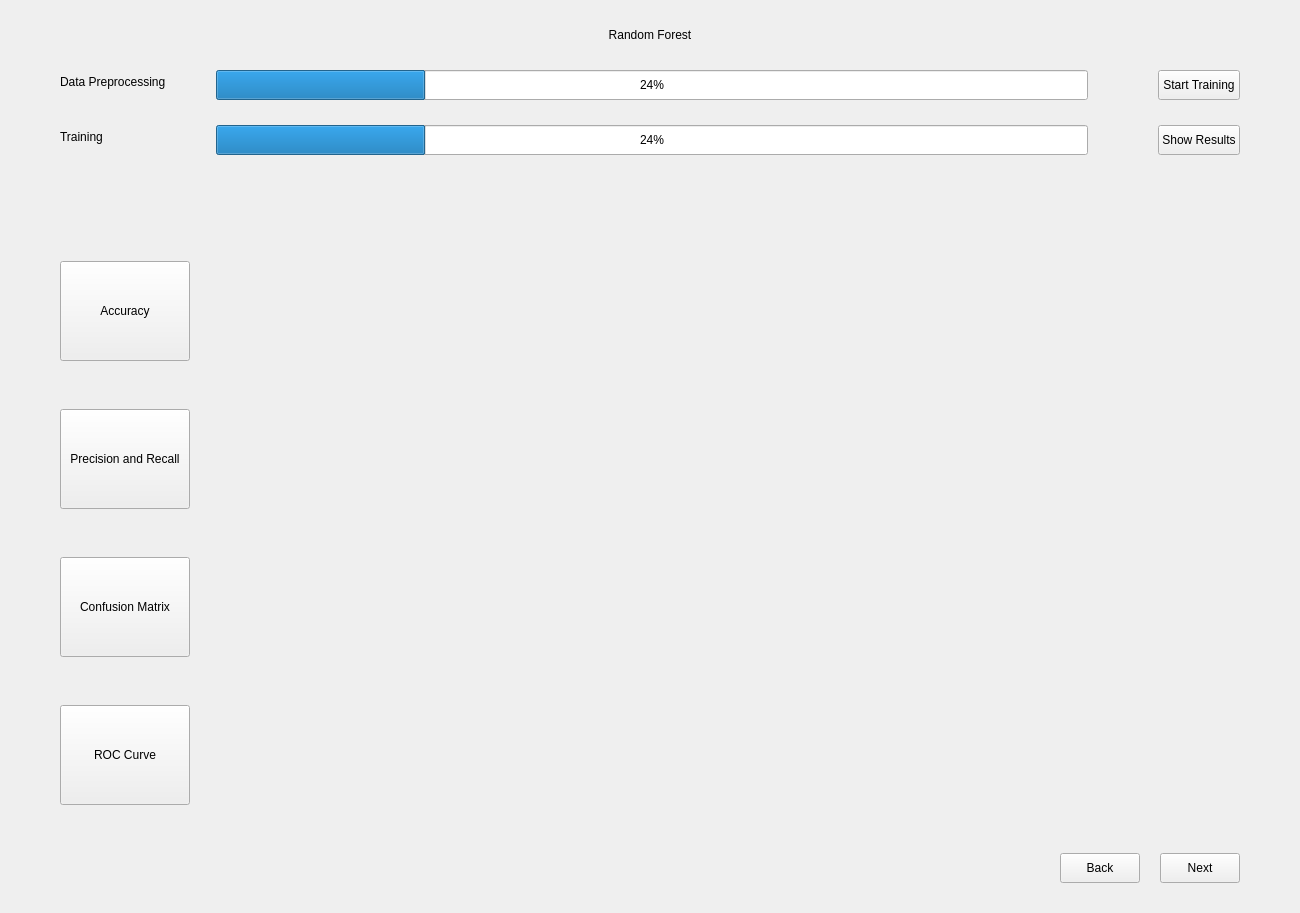
<?xml version="1.0" encoding="UTF-8"?>
<ui version="4.0">
 <class>random_forest</class>
 <widget class="QWidget" name="random_forest">
  <property name="geometry">
   <rect>
    <x>0</x>
    <y>0</y>
    <width>1300</width>
    <height>913</height>
   </rect>
  </property>
  <property name="minimumSize">
   <size>
    <width>1300</width>
    <height>850</height>
   </size>
  </property>
  <property name="windowTitle">
   <string>Form</string>
  </property>
  <layout class="QVBoxLayout" name="verticalLayout">
   <property name="spacing">
    <number>20</number>
   </property>
   <property name="leftMargin">
    <number>60</number>
   </property>
   <property name="topMargin">
    <number>20</number>
   </property>
   <property name="rightMargin">
    <number>60</number>
   </property>
   <property name="bottomMargin">
    <number>30</number>
   </property>
   <item>
    <widget class="QLabel" name="label_3">
     <property name="minimumSize">
      <size>
       <width>0</width>
       <height>30</height>
      </size>
     </property>
     <property name="styleSheet">
      <string notr="true">font: 14pt &quot;Segoe UI Historic&quot;;
</string>
     </property>
     <property name="text">
      <string>Random Forest</string>
     </property>
     <property name="alignment">
      <set>Qt::AlignCenter</set>
     </property>
    </widget>
   </item>
   <item>
    <layout class="QHBoxLayout" name="horizontalLayout">
     <item>
      <layout class="QFormLayout" name="formLayout">
       <property name="horizontalSpacing">
        <number>50</number>
       </property>
       <property name="verticalSpacing">
        <number>25</number>
       </property>
       <property name="rightMargin">
        <number>50</number>
       </property>
       <item row="0" column="0">
        <widget class="QLabel" name="label">
         <property name="text">
          <string>Data Preprocessing</string>
         </property>
        </widget>
       </item>
       <item row="1" column="0">
        <widget class="QLabel" name="label_2">
         <property name="text">
          <string>Training</string>
         </property>
        </widget>
       </item>
       <item row="0" column="1">
        <widget class="QProgressBar" name="preprocessProgressBar">
         <property name="minimumSize">
          <size>
           <width>0</width>
           <height>30</height>
          </size>
         </property>
         <property name="value">
          <number>24</number>
         </property>
        </widget>
       </item>
       <item row="1" column="1">
        <widget class="QProgressBar" name="trainProgressBar">
         <property name="minimumSize">
          <size>
           <width>0</width>
           <height>30</height>
          </size>
         </property>
         <property name="styleSheet">
          <string notr="true"/>
         </property>
         <property name="value">
          <number>24</number>
         </property>
        </widget>
       </item>
      </layout>
     </item>
     <item>
      <layout class="QVBoxLayout" name="verticalLayout_4">
       <property name="spacing">
        <number>25</number>
       </property>
       <item>
        <widget class="QPushButton" name="startTrainingButton">
         <property name="minimumSize">
          <size>
           <width>0</width>
           <height>30</height>
          </size>
         </property>
         <property name="text">
          <string>Start Training</string>
         </property>
        </widget>
       </item>
       <item>
        <widget class="QPushButton" name="showResultsButton">
         <property name="minimumSize">
          <size>
           <width>0</width>
           <height>30</height>
          </size>
         </property>
         <property name="text">
          <string>Show Results</string>
         </property>
        </widget>
       </item>
       <item>
        <spacer name="verticalSpacer">
         <property name="orientation">
          <enum>Qt::Vertical</enum>
         </property>
         <property name="sizeHint" stdset="0">
          <size>
           <width>20</width>
           <height>40</height>
          </size>
         </property>
        </spacer>
       </item>
      </layout>
     </item>
    </layout>
   </item>
   <item>
    <layout class="QHBoxLayout" name="horizontalLayout_6">
     <item>
      <layout class="QVBoxLayout" name="verticalLayout_3">
       <item>
        <widget class="QPushButton" name="accuracyButton">
         <property name="minimumSize">
          <size>
           <width>0</width>
           <height>100</height>
          </size>
         </property>
         <property name="text">
          <string>Accuracy</string>
         </property>
        </widget>
       </item>
       <item>
        <widget class="QPushButton" name="precRecallButton">
         <property name="minimumSize">
          <size>
           <width>0</width>
           <height>100</height>
          </size>
         </property>
         <property name="maximumSize">
          <size>
           <width>16777215</width>
           <height>16777215</height>
          </size>
         </property>
         <property name="text">
          <string>Precision and Recall</string>
         </property>
        </widget>
       </item>
       <item>
        <widget class="QPushButton" name="confusionMatrixButton">
         <property name="minimumSize">
          <size>
           <width>0</width>
           <height>100</height>
          </size>
         </property>
         <property name="text">
          <string>Confusion Matrix</string>
         </property>
        </widget>
       </item>
       <item>
        <widget class="QPushButton" name="RocCurveButton">
         <property name="minimumSize">
          <size>
           <width>0</width>
           <height>100</height>
          </size>
         </property>
         <property name="text">
          <string>ROC Curve</string>
         </property>
        </widget>
       </item>
      </layout>
     </item>
     <item>
      <widget class="QStackedWidget" name="resultsWidget">
       <property name="minimumSize">
        <size>
         <width>650</width>
         <height>600</height>
        </size>
       </property>
       <property name="maximumSize">
        <size>
         <width>1030</width>
         <height>700</height>
        </size>
       </property>
       <property name="currentIndex">
        <number>2</number>
       </property>
       <widget class="QWidget" name="accPage">
        <widget class="QWidget" name="gridLayoutWidget">
         <property name="geometry">
          <rect>
           <x>10</x>
           <y>0</y>
           <width>1021</width>
           <height>601</height>
          </rect>
         </property>
         <layout class="QGridLayout" name="accGridLayout"/>
        </widget>
        <zorder>gridLayoutWidget</zorder>
        <zorder>verticalLayoutWidget</zorder>
       </widget>
       <widget class="QWidget" name="precRecallPage">
        <widget class="QWidget" name="gridLayoutWidget_2">
         <property name="geometry">
          <rect>
           <x>10</x>
           <y>0</y>
           <width>1021</width>
           <height>601</height>
          </rect>
         </property>
         <layout class="QGridLayout" name="precRecallGridLayout"/>
        </widget>
       </widget>
       <widget class="QWidget" name="confusionMatrixPage">
        <widget class="QWidget" name="gridLayoutWidget_3">
         <property name="geometry">
          <rect>
           <x>10</x>
           <y>0</y>
           <width>1021</width>
           <height>601</height>
          </rect>
         </property>
         <layout class="QGridLayout" name="gridLayout_2">
          <item row="0" column="0">
           <widget class="QLabel" name="confusionMatrixLabel">
            <property name="text">
             <string/>
            </property>
            <property name="alignment">
             <set>Qt::AlignCenter</set>
            </property>
           </widget>
          </item>
         </layout>
        </widget>
       </widget>
       <widget class="QWidget" name="rocCurvePage">
        <widget class="QWidget" name="gridLayoutWidget_4">
         <property name="geometry">
          <rect>
           <x>9</x>
           <y>-1</y>
           <width>1021</width>
           <height>601</height>
          </rect>
         </property>
         <layout class="QGridLayout" name="gridLayout_3">
          <item row="0" column="0">
           <widget class="QLabel" name="rocCurveLabel">
            <property name="text">
             <string/>
            </property>
            <property name="alignment">
             <set>Qt::AlignCenter</set>
            </property>
           </widget>
          </item>
         </layout>
        </widget>
       </widget>
      </widget>
     </item>
    </layout>
   </item>
   <item>
    <layout class="QHBoxLayout" name="horizontalLayout_3">
     <property name="spacing">
      <number>20</number>
     </property>
     <item>
      <spacer name="horizontalSpacer">
       <property name="orientation">
        <enum>Qt::Horizontal</enum>
       </property>
       <property name="sizeHint" stdset="0">
        <size>
         <width>40</width>
         <height>20</height>
        </size>
       </property>
      </spacer>
     </item>
     <item>
      <widget class="QPushButton" name="backButton">
       <property name="minimumSize">
        <size>
         <width>0</width>
         <height>30</height>
        </size>
       </property>
       <property name="text">
        <string>Back</string>
       </property>
      </widget>
     </item>
     <item>
      <widget class="QPushButton" name="compareButton">
       <property name="minimumSize">
        <size>
         <width>0</width>
         <height>30</height>
        </size>
       </property>
       <property name="text">
        <string>Next</string>
       </property>
      </widget>
     </item>
    </layout>
   </item>
  </layout>
 </widget>
 <resources/>
 <connections/>
</ui>
